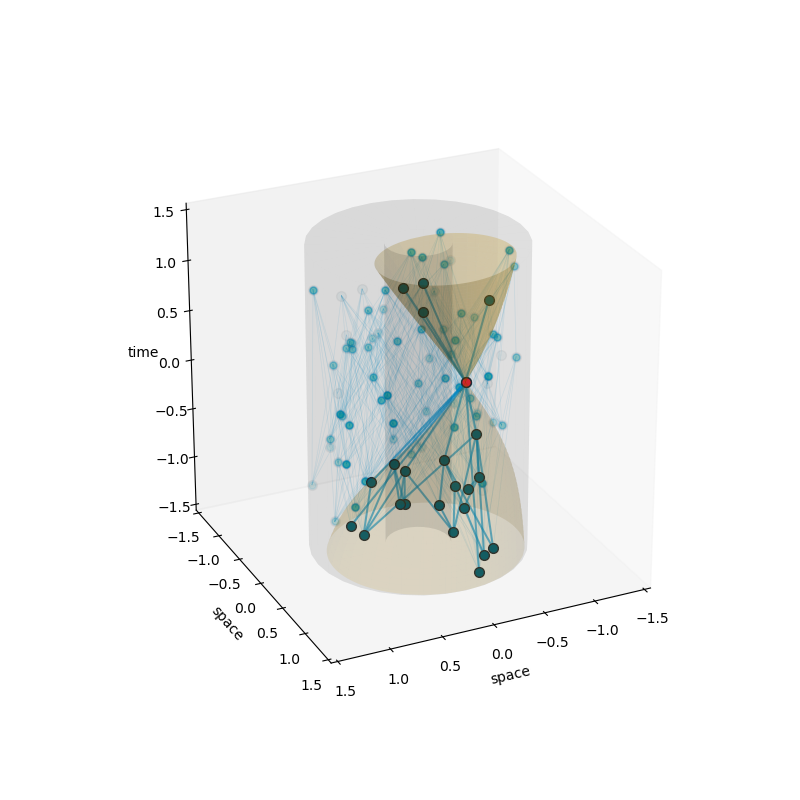

Generate this figure with Python:
#!/usr/bin/env python
'''
Created on 9 Oct 2020

@author: Christoph Minz
'''
from __future__ import annotations
from sprinkledcauset import SprinkledCauset
from spacetimes import deSitterSpacetime
from shapes import CoordinateShape
from matplotlib import pyplot as plt
import causet_plotting as cplt

# Create a sprinkle from de Sitter spacetime with cosmological horizon at
# radius 1.0. Coordinates range over a hollow cylinder with height 3.0.
# 30% of the cylinder interior is hollow.
S: CoordinateShape = CoordinateShape(3, 'cylinder', duration=3.0, hollow=0.3)
C: SprinkledCauset = SprinkledCauset(intensity=100.0,
                                     spacetime=deSitterSpacetime(3), shape=S)
e: CausetEvent = C.CentralAntichain().pop()  # pick one event

# Plotting setup:
cplt.setDefaultColors('UniYork')  # University of York brand colours
dims: List[int] = [1, 2, 0]  # choose the (order of) plot dimensions
if len(dims) > 2:
    plt.figure(figsize=(8.0, 8.0))
S.plot(dims)  # plot the embedding shape
# Add causet plots and show result:
C.plot(dims=dims,
       events={'alpha': 0.05},
       links={'alpha': 0.1, 'linewidth': 0.5}, labels=False)
C.plot(eventList=list(e.Cone), dims=dims,
       events={'markerfacecolor': 'cs:darkblue'},
       links={'alpha': 0.6, 'linewidth': 1.5}, labels=False)
# end times for past and future light-cone:
timeslices: Tuple[float, float] = S.Limits(0)
C.plot(eventList=[e], dims=dims,
       events={'markerfacecolor': 'cs:red'},
       links=False, labels=False,
       pastcones={'alpha': 1.0},
       futurecones={'alpha': 1.0},
       time=timeslices)
ax: axes.Axes = plt.gca()
ax.set_xlabel('space' if dims[0] > 0 else 'time')
ax.set_ylabel('space' if dims[1] > 0 else 'time')
if len(dims) > 2:
    ax.set_zlabel('space' if dims[2] > 0 else 'time')
    ax.grid(False)
plt.show()
